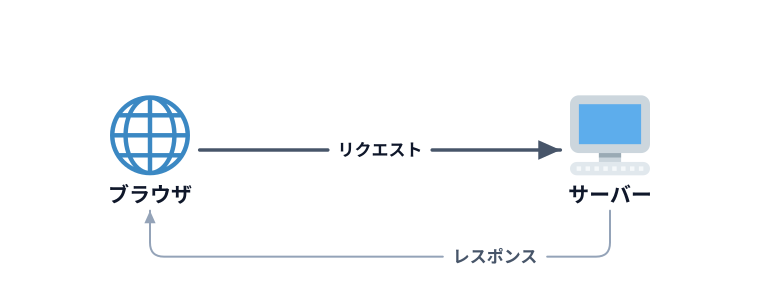

Source code (Python):
"""実例: 「ブラウザがサーバーにリクエストしたらレスポンスが返ってくる」

イメージスキーマ = SOURCE-PATH-GOAL（往路）+ CYCLE（復路で往復）。
実行: python3 examples/request-response.py  → request-response.svg を生成。

座標を手で計算していないことに注目。node() が返す Node をそのまま link() に渡すと、
どの辺から出てどこで止めるか（＝図形やキャプションに重ならない位置）は genfig が
計算する。ラベルの位置では線に穴が開く。
"""

import pathlib
import sys

sys.path.insert(0, str(pathlib.Path(__file__).resolve().parent.parent))
from genfig import Canvas  # noqa: E402

c = Canvas(760, 300)

# 登場物（twemoji + 段階的スケールのラベル）
browser = c.node(150, 150, "ブラウザ", emoji_cp="1f310")   # 🌐
server = c.node(610, 150, "サーバー", emoji_cp="1f5a5")    # 🖥️

# 往路: リクエスト（濃い主線）は絵文字の高さでまっすぐ
c.link(browser, server, label="リクエスト")
# 復路: レスポンス（薄い副線）はキャプションの下を回す。角は既定で角丸（ベジェ）
c.link(server, browser, label="レスポンス", primary=False,
       route="elbow", start="s", end="s")

out = pathlib.Path(__file__).parent / "request-response.svg"
print(c.save(out))
